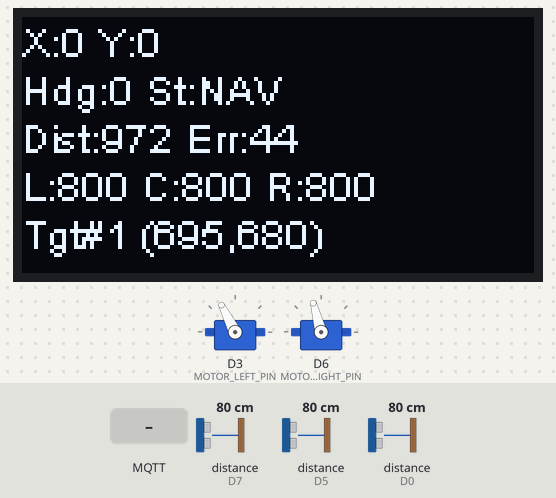
Simulated run of this sketch. Board: ESP8266 (NodeMCU). Shown: 128×64 one-colour display, 2 × servo. The inputs (shaded band) are chosen by the test bench; at power-on: distance to the obstacle (sensors on D0, D7, D5) 80 cm. WiFi joins after 1.5 s; servers stay silent unless stated; random numbers use the default seed unless the sketch sets one; no MQTT or app messages arrive unless stated; what the sketch prints to the serial monitor is not drawn.

Above: at 7.5 s.
7.6 s: distance to the obstacle (sensor on D0) set to 14 cm
At 8.4 s:
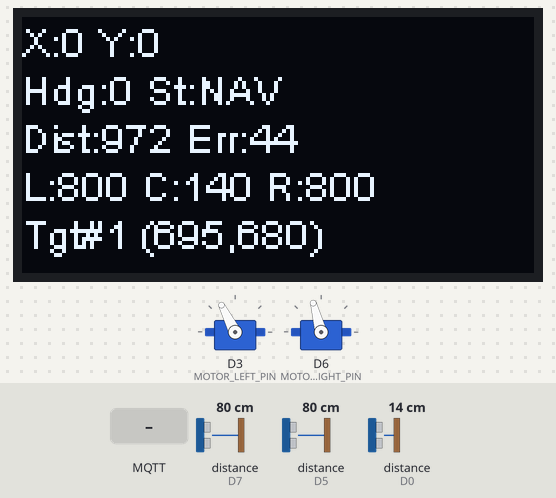
9.2 s: distance to the obstacle (sensor on D0) set to 11 cm
At 9.52 s:
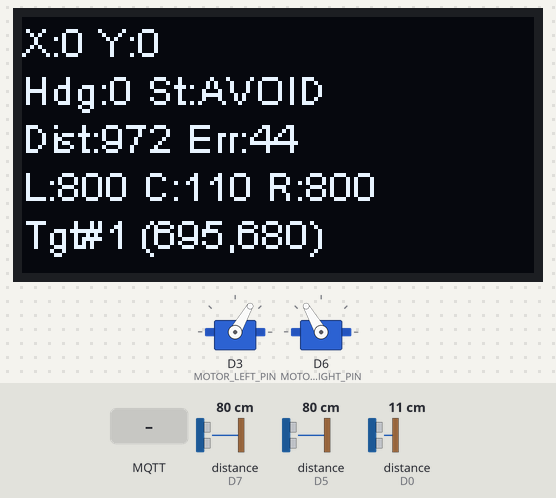
11.3 s: MQTT message "90" arrives on the first subscribed topic
At 11.55 s:
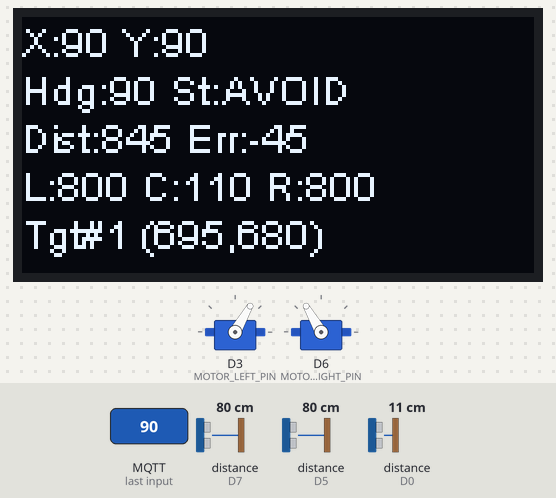
13.7 s: distance to the obstacle (sensor on D0) set to 18 cm
At 15.3 s:
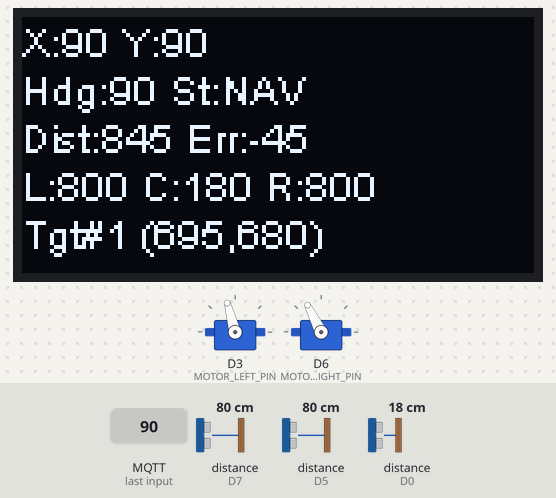
15.9 s: distance to the obstacle (sensor on D7) set to 2 cm
At 16.9 s:
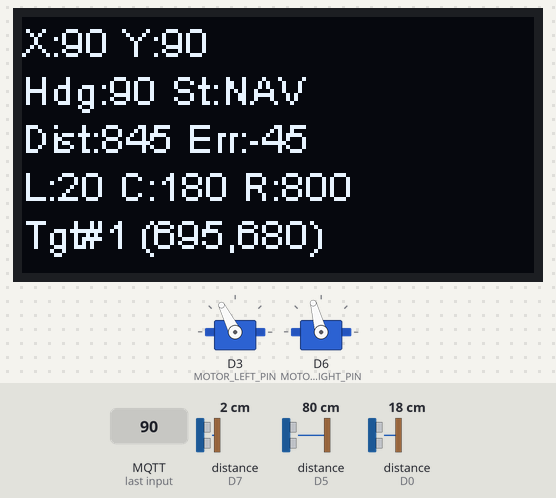
17.4 s: distance to the obstacle (sensor on D5) set to 20 cm
18.9 s: distance to the obstacle (sensor on D5) set to 17 cm
At 19.8 s:
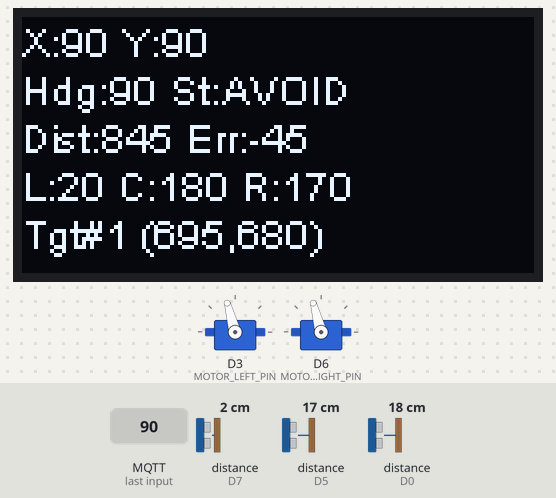
Timing chart, 0 to 22.7 s (numbered marks = the images above; inputs shaded):
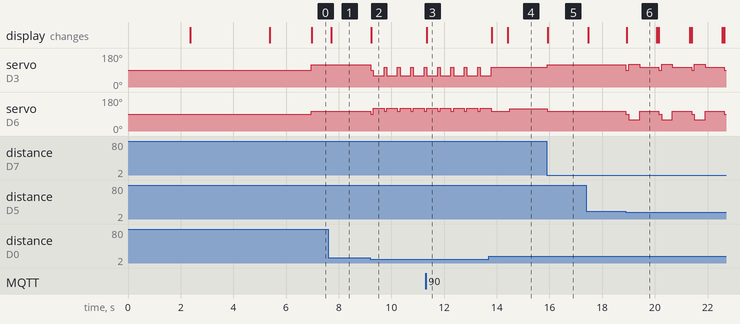

Measured:
- the behaviour switches between 13 and 12 cm on distance to the obstacle (sensor on D0) (found by bisection; images 1 and 2)
- the behaviour switches between 19 and 18 cm on distance to the obstacle (sensor on D5) (found by bisection; images 5 and 6)
- after the input at 7.6 s, the display: changes after 0.11 s (image 1)
- after the input at 9.2 s, servo on D3 (MOTOR_LEFT_PIN): 117° → 90° at once, then repeats every 0.51 s: 60° 0.41 s, 105° 0.10 s; servo on D6 (MOTOR_RIGHT_PIN): 105° → 90° at once, then repeats every 0.51 s: 120° 0.41 s, 105° 0.10 s; the display: changes at once (image 2)
- after the input at 11.3 s, the display: changes at once (image 3)
- after the input at 13.7 s, the display: first changes after 0.11 s (image 4 shows a later state)
- after the input at 15.9 s, servo on D3 (MOTOR_LEFT_PIN): 105° → 117° at once; servo on D6 (MOTOR_RIGHT_PIN): 117° → 105° at once; the display: changes at once (image 5)
- after the input at 18.9 s, servo on D3 (MOTOR_LEFT_PIN): 117° → 90° at once, then repeats every 1.2 s: 120° 0.42 s, 105° 0.73 s, 90° 0.10 s; servo on D6 (MOTOR_RIGHT_PIN): 105° → 90° at once, then repeats every 1.2 s: 60° 0.42 s, 105° 0.73 s, 90° 0.10 s; the display: changes at once (image 6)

The sketch:

ENGR-122-ANR-Final-Project.ino
```cpp
#include "MQTT.h"
#include <SSD1306Wire.h>
#include <Servo.h>
#include <Ultrasonic.h>
#include <math.h>

SSD1306Wire display(0x3C, D2, D1);

#define MOTOR_LEFT_PIN  D3
#define MOTOR_RIGHT_PIN D6

Servo motorLeft;
Servo motorRight;


Ultrasonic us_left  (TX, D7);
Ultrasonic us_center(D8, D0);
Ultrasonic us_right (D4, D5);

// four targets and locations
const int NUM_TARGETS  = 4;
const int x_targets[]  = {695, 1541, 2087, 133};
const int y_targets[]  = {680,  142,  625, 180};
int target_index       = 0;

const char* mqtt_server   = "192.168.0.2";
const char* mqtt_username = "user";
const char* mqtt_password = "Stevens1870";
const int   mqtt_port     = 1883;

const String topic   = "EAS011_North";
const char* ssid     = "TP-Link_8FFD";
const char* password = "68287078";

float x_robot, y_robot, z_ang_robot;

const int MOTOR_STOP      = 90;
const int SPEED_BASE      = 117;
const int SPEED_SLOW      = 105;
const int SPEED_SPIN_FAST = 120;
const int SPEED_SPIN_SLOW = 60;

const float ANGLE_DEADBAND  = 15.0;
const float TARGET_RADIUS   = 140.0;

const int OBS_FRONT_TRIGGER = 120;
const int OBS_SIDE_CLOSE    = 180;

enum RobotState {
  NAVIGATE,
  AVOID_OBSTACLE,
  AT_TARGET,
  ALL_DONE
};

RobotState currentState = NAVIGATE;

unsigned long avoidStartTime     = 0;
const unsigned long AVOID_TURN_MS = 450;
const unsigned long AVOID_FWD_MS  = 600;

unsigned long targetReachedTime   = 0;
const unsigned long TARGET_PAUSE_MS = 2000;


void setMotors(int leftVal, int rightVal) {
  motorLeft.write(leftVal);
  motorRight.write(rightVal);
}

// distance formula for next target
float distanceToTarget() {
  float dx = x_targets[target_index] - x_robot;
  float dy = y_targets[target_index] - y_robot;
  return sqrt(dx * dx + dy * dy);
}
// optimal angle to next target
float computeAngleError() {
  float dx = x_targets[target_index] - x_robot;
  float dy = y_targets[target_index] - y_robot;
  float target_angle = atan2(dy, dx) * 180.0 / M_PI;
  float error = target_angle - z_ang_robot;
  while (error >  180.0) error -= 360.0;
  while (error < -180.0) error += 360.0;
  return error;
}

void handleNavigate(int distL, int distC, int distR) {

// swtich to avoid obstacle mode when close to walls
  if (distC <= OBS_FRONT_TRIGGER ||
     (distL <= OBS_SIDE_CLOSE && distR <= OBS_SIDE_CLOSE)) {
    setMotors(MOTOR_STOP, MOTOR_STOP);
    avoidStartTime = millis();
    currentState = AVOID_OBSTACLE;
    return;
  }
// pause at target
  if (distanceToTarget() <= TARGET_RADIUS) {
    setMotors(MOTOR_STOP, MOTOR_STOP);
    targetReachedTime = millis();
    currentState = AT_TARGET;
    return;
  }

  float error = computeAngleError();

  // drift opposite direction when close to wall
  if (distL <= OBS_SIDE_CLOSE && distC > OBS_FRONT_TRIGGER) {
    setMotors(SPEED_BASE, SPEED_SLOW);
    return;
  }
  if (distR <= OBS_SIDE_CLOSE && distC > OBS_FRONT_TRIGGER) {
    setMotors(SPEED_SLOW, SPEED_BASE);
    return;
  }

  // normal angle-error steering
  if (error > ANGLE_DEADBAND) {
    setMotors(SPEED_BASE, SPEED_SLOW);
  } else if (error < -ANGLE_DEADBAND) {
    setMotors(SPEED_SLOW, SPEED_BASE);
  } else {
    setMotors(SPEED_BASE, SPEED_BASE);
  }
}

void handleAvoidObstacle(int distL, int distC, int distR) {
  unsigned long elapsed = millis() - avoidStartTime;

  if (elapsed < AVOID_TURN_MS) {
    // 8 different decisions
    if (distC <= OBS_FRONT_TRIGGER && distL <= OBS_SIDE_CLOSE && distR <= OBS_SIDE_CLOSE) {
      // blocked on all three sides, reverse
      setMotors(SPEED_SPIN_SLOW, SPEED_SPIN_SLOW);
    } else if (distL >= distR) {
      setMotors(SPEED_SPIN_SLOW, SPEED_SPIN_FAST); // more room left, turn left
    } else {
      setMotors(SPEED_SPIN_FAST, SPEED_SPIN_SLOW); // more room right, turn right
    }
  } else if (elapsed < AVOID_TURN_MS + AVOID_FWD_MS) {
    // check sides when driving  drift if needed
    if (distL <= OBS_SIDE_CLOSE && distR > OBS_SIDE_CLOSE) {
      setMotors(SPEED_BASE, SPEED_SLOW); // drift right to avoid left wall
    } else if (distR <= OBS_SIDE_CLOSE && distL > OBS_SIDE_CLOSE) {
      setMotors(SPEED_SLOW, SPEED_BASE); // drift left to avoid right wall
    } else {
      setMotors(SPEED_SLOW, SPEED_SLOW); // good on both sides go straight slow
    }
  } else {
    currentState = NAVIGATE; // drive straight
  }

  if (elapsed >= AVOID_TURN_MS && distC <= OBS_FRONT_TRIGGER) {
    avoidStartTime = millis();
  }
}
// target navigation order
void handleAtTarget() {
  setMotors(MOTOR_STOP, MOTOR_STOP);
  if (millis() - targetReachedTime >= TARGET_PAUSE_MS) {
    target_index++;
    if (target_index >= NUM_TARGETS) {
      currentState = ALL_DONE;
    } else {
      currentState = NAVIGATE;
    }
  }
}

// OLED setup

void setup() {
  Wire.begin();
  delay(25);
  wifi_mqtt_init();
  mqtt_clean();
  delay(500);

  display.init();
  display.flipScreenVertically();

  display.clear();
  display.setFont(ArialMT_Plain_10);
  display.drawString(0, 0,  "ENGR122 Final Project");
  display.drawString(0, 16, "Connecting...");
  display.display();

  motorLeft.attach(MOTOR_LEFT_PIN);
  motorRight.attach(MOTOR_RIGHT_PIN);
  setMotors(MOTOR_STOP, MOTOR_STOP);

  delay(3000);

  display.clear();
  display.drawString(0, 0, "Ready! Starting...");
  display.display();
  delay(500);
}

void loop() {
  unsigned long stamp = millis();

  mqtt_rebound();
  client.loop();

  int distLeft   = us_left.read(CM) * 10;
  int distCenter = us_center.read(CM) * 10;
  int distRight  = us_right.read(CM) * 10;

  float dist     = (target_index < NUM_TARGETS) ? distanceToTarget() : 0;
  float angleErr = (target_index < NUM_TARGETS) ? computeAngleError() : 0;

  switch (currentState) {
    case NAVIGATE:
      handleNavigate(distLeft, distCenter, distRight);
      break;
    case AVOID_OBSTACLE:
      handleAvoidObstacle(distLeft, distCenter, distRight);
      break;
    case AT_TARGET:
      handleAtTarget();
      break;
    case ALL_DONE:
      setMotors(MOTOR_STOP, MOTOR_STOP);
      break;
  }

  // OLED display
  display.clear();
  display.setFont(ArialMT_Plain_10);

  String stateName;
  switch (currentState) {
    case NAVIGATE:       stateName = "NAV";    break;
    case AVOID_OBSTACLE: stateName = "AVOID";  break;
    case AT_TARGET:      stateName = "AT TGT"; break;
    case ALL_DONE:       stateName = "DONE";   break;
  }

  display.drawString(0,  0, "X:" + String((int)x_robot) +
                             " Y:" + String((int)y_robot));
  display.drawString(0, 12, "Hdg:" + String((int)z_ang_robot) +
                             " St:" + stateName);
  display.drawString(0, 24, "Dist:" + String((int)dist) +
                             " Err:" + String((int)angleErr));
  display.drawString(0, 36, "L:" + String(distLeft) +
                             " C:" + String(distCenter) +
                             " R:" + String(distRight));
  display.drawString(0, 48, "Tgt#" + String(target_index + 1) +
                             " (" + String(x_targets[target_index]) +
                             "," + String(y_targets[target_index]) + ")");
  display.display();

  mqtt_clean();
  while (millis() - stamp < 100) { delay(5); }
}
```

MQTT.h
```cpp
#include <WiFiManager.h>
#include <ESP8266WiFi.h>
#include <PubSubClient.h>

#ifndef MQTT_h
#define MQTT_h

WiFiClient espClient;
PubSubClient client(espClient);

//WiFi credentials (declared externally in the baseline file)
extern const char* ssid;
extern const char* password;

//MQTT Broker Credential (declared externally in the baseline file)
extern const char* mqtt_server;
extern const char* mqtt_username;
extern const char* mqtt_password;
extern const int mqtt_port;

//MQTT Topic name
String payload;
extern const String topic;

extern float x_robot;
extern float y_robot;
extern float z_ang_robot;

String get_wifi_status(int status){
  switch(status){
    case WL_IDLE_STATUS:         return "WL_IDLE_STATUS";
    case WL_SCAN_COMPLETED:      return "WL_SCAN_COMPLETED";
    case WL_NO_SSID_AVAIL:       return "WL_NO_SSID_AVAIL";
    case WL_CONNECT_FAILED:      return "WL_CONNECT_FAILED";
    case WL_CONNECTION_LOST:     return "WL_CONNECTION_LOST";
    case WL_CONNECTED:           return "WL_CONNECTED";
    case WL_DISCONNECTED:        return "WL_DISCONNECTED";
    default:                     return "";
  }
}

void callback(char* topic, byte* message, unsigned int length) {
  Serial.print("Message arrived on topic: ");
  Serial.println(topic);
  Serial.print(". Message: ");

  String messageTemp;
  for (int i = 0; i < length; i++) {
    messageTemp += (char)message[i];
  }
  int i1 = messageTemp.indexOf(',');
  int i2 = messageTemp.indexOf(',', i1+1);
  String firstValue  = messageTemp.substring(0, i1);
  String secondValue = messageTemp.substring(i1 + 1, i2);
  String thirdValue  = messageTemp.substring(i2 + 1);

  x_robot     = firstValue.toFloat();
  y_robot     = secondValue.toFloat();
  z_ang_robot = thirdValue.toFloat();
}

void reconnect() {
  //Loop until we're reconnected
  while (!client.connected()) {
    Serial.print("Attempting MQTT connection...");
    String clientId = "ESP8266-";   // Create a random client ID
    clientId += String(random(0xffff), HEX);
    // Attempt to connect
    if (client.connect(clientId.c_str(), mqtt_username, mqtt_password)){
      client.subscribe(topic.c_str(),0);
      Serial.println("connected");
      delay(500);
    }
    delay(500);
    Serial.println("MQTT Client state: " + String(client.state()));
  }
}

extern char pubString1[8];

void wifi_mqtt_init(){
  //WIFI connection status checking
  //WiFi.mode(WIFI_STA);
  int status = WL_IDLE_STATUS;

  WiFi.begin(ssid, password);
  Serial.println(get_wifi_status(status));
  Serial.print("Connecting to WiFi ..");
  while (WiFi.status() != WL_CONNECTED){
    status = WiFi.status();
    Serial.println(get_wifi_status(status));
    delay(200);
  }
  delay(200);

  Serial.println("\nConnected to the WiFi network");
  Serial.print("ESP32 IP: ");
  Serial.println(WiFi.localIP());

  client.setServer(mqtt_server, mqtt_port);
  client.setCallback(callback);
}

void mqtt_clean(){
  for(int i = 0; i<100; i++){
    client.loop();
  }
}

void mqtt_rebound(){
  if (!client.connected()){
    reconnect();
    client.subscribe(topic.c_str(),0);
  }
}

#endif
```
